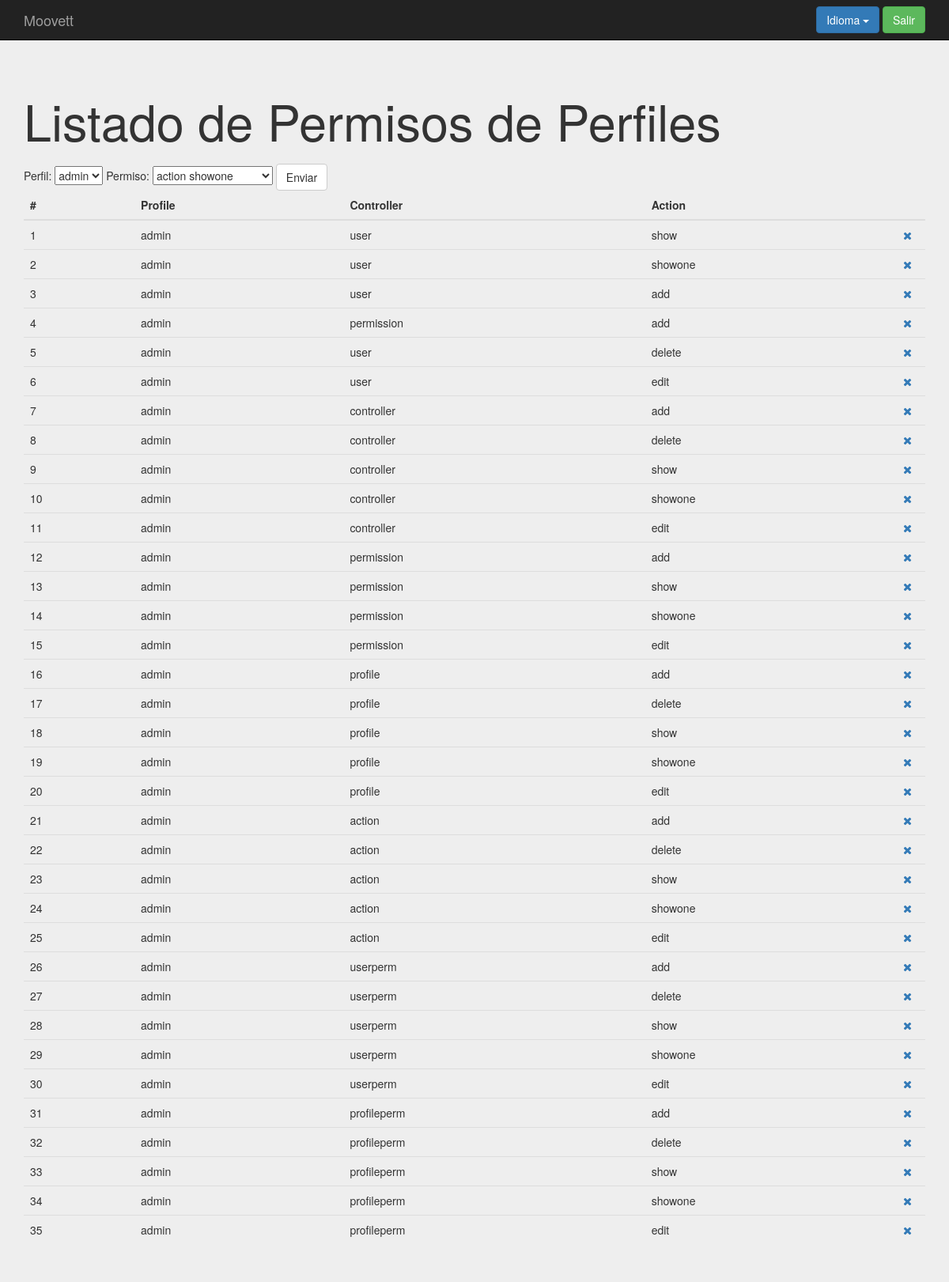
/index.php?controller=profileperm&action=show (signed in), run on an earlier commit of the app's database.
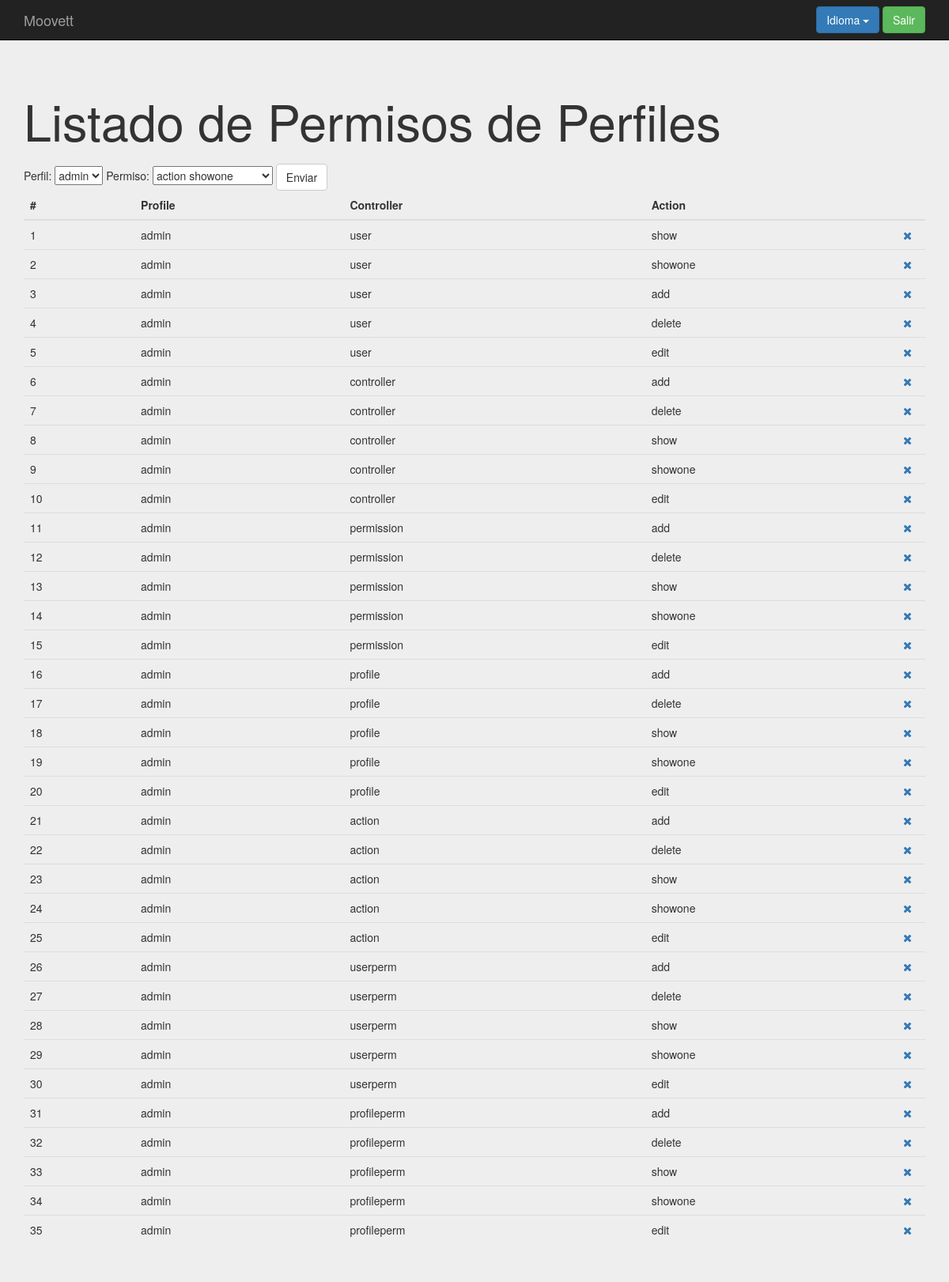
And on a later commit of the database.
### tables this page shows
create table `profile_perms` (
`id` int(11) not null,
  `profile` int(11) not null,
  `permission` int(11) not null
);

create table `profile` (
`id` int(11) not null,
  `profilename` varchar(25) not null
);

create table `permission` (
`id` int(11) not null,
  `controller` varchar(25) not null,
  `action` varchar(25) not null
);

### core/ViewManager.php (called while the page is built, shortened)
<?php
class ViewManager {
    private $fragmentContents = array();
    private $variables = array();
    private $currentFragment = self::DEFAULT_FRAGMENT;
    private $layout = "default";
    private function saveCurrentFragment() {
        $this->fragmentContents[$this->currentFragment].=ob_get_contents();
    }
    public function moveToFragment($name) {
        $this->currentFragment = $name;
    }
    public function getFragment($fragment, $default="") {
        if (!isset($this->fragmentContents[$fragment])) {
            return $default;
        }
        return $this->fragmentContents[$fragment];
    }
    public function setVariable($varname, $value, $flash=false) {
        $this->variables[$varname] = $value;
    }
    public function getVariable($varname, $default=NULL) {
        if (!isset($this->variables[$varname])) {
            return $default;
        }
        return $this->variables[$varname];
    }
    public function setLayout($layout) {
        $this->layout = $layout;
    }
    public function render($controller, $viewname) {
        include(__DIR__."/../Views/$controller/$viewname.php");
        $this->renderLayout();
    }
    private function renderLayout() {
        include(__DIR__."/../Views/layouts/".$this->layout.".php");
    }
    private static $viewmanager_singleton = NULL;
    public static function getInstance() {
        if (self::$viewmanager_singleton == null) {
            self::$viewmanager_singleton = new ViewManager();
        }
        return self::$viewmanager_singleton;
    }
}

### Controllers/PROFILEPERM_Controller.php (called while the page is built, shortened)
<?php
require_once(__DIR__."/../core/ViewManager.php");
require_once(__DIR__."/../core/I18n.php");
require_once(__DIR__."/../Models/Profile.php");
require_once(__DIR__."/../Models/PROFILE_Model.php");
require_once(__DIR__."/../Models/Permission.php");
require_once(__DIR__."/../Models/PERMISSION_Model.php");
require_once(__DIR__."/../Models/ProfilePerm.php");
require_once(__DIR__."/../Models/PROFILEPERM_Model.php");
class PROFILEPERM_Controller extends BaseController {
    private $profileMapper;
    private $permissionMapper;
    private $profilePermMapper;
    public function __construct() {
        $this->profileMapper = new PROFILE_Model();
        $this->permissionMapper = new PERMISSION_Model();
        $this->profilePermMapper = new PROFILEPERM_Model();
        $this->view->setLayout("default");
    }
    public function show(){
        $profiles = $this->profileMapper->fetch_all();
        $permissions = $this->permissionMapper->fetch_all();
        $profileperms = $this->profilePermMapper->fetch_all();
        $this->view->setVariable("profiles", $profiles);
        $this->view->setVariable("permissions", $permissions);
        $this->view->setVariable("profileperms", $profileperms);
        $this->view->render("profileperm", "PROFILEPERM_SHOW_Vista");
    }
}

### index.php (called while the page is built, shortened)
<?php
function run() {
    try{
        $controller = loadController($_GET["controller"]);
        $actionName = $_GET["action"];
        $controller->$actionName();
    } catch(Exception $ex) {
        die($ex->getMessage());
  }
}
function loadController($controllerName) {
    return new $controllerClassName();
}
run();
?>

### core/I18n.php (called while the page is built, shortened)
<?php
class I18n {
  private $messages;
  public function setLanguage($language) {
    $this->messages = $i18n_messages;
  }
  public function i18n($key) {
    if (isset($this->messages[$key])){
      return $this->messages[$key];
    }else{
      return $key;
    }
  }
  private static $i18n_singleton = null;
  public static function getInstance() {
    if (self::$i18n_singleton == NULL) {
      self::$i18n_singleton = new I18n();
    }
    return self::$i18n_singleton;
  }
}
function i18n($key) {
  return I18n::getInstance()->i18n($key);
}

### Models/Profile.php (called while the page is built, shortened)
<?php
class Profile {
    private $id;
    private $profileName;
    public function __construct($id=NULL, $profileName=NULL) {
        $this->id = $id;
        $this->profileName = $profileName;
    }
    public function getID() {
        return $this->id;
    }
    public function getProfileName() {
        return $this->profileName;
    }
}

### Models/PROFILE_Model.php (called while the page is built, shortened)
<?php
require_once(__DIR__."/../core/PDOConnection.php");
class PROFILE_Model {
    private $db;
    public function __construct() {
        $this->db = PDOConnection::getInstance();
    }
    public function fetch_all(){
        $sql = $this->db->prepare("SELECT * FROM profile");
        $sql->execute();
        $profiles_db = $sql->fetchAll(PDO::FETCH_ASSOC);
        $profiles = array();
        foreach ($profiles_db as $profile) {
            array_push($profiles, new Profile($profile["id"], $profile["profilename"]));
        }
        return $profiles;
    }
}

### core/PDOConnection.php (called while the page is built)
<?php
class PDOConnection {
    private static $dbhost = "127.0.0.1";
    private static $dbname = "moovett";
    private static $dbuser = "moovett";
    private static $dbpass = "moovett";
    private static $db_singleton = null;
    public static function getInstance() {
        if (self::$db_singleton == null) {
            self::$db_singleton = new PDO(
                "mysql:host=".self::$dbhost.";dbname=".self::$dbname.";charset=utf8",
                self::$dbuser,
                self::$dbpass,
                array(
                    PDO::ATTR_EMULATE_PREPARES => false,
                    PDO::ATTR_ERRMODE => PDO::ERRMODE_EXCEPTION
                )
            );
        }
        return self::$db_singleton;
    }
}
?>

### Models/Permission.php (called while the page is built, shortened)
<?php
class Permission {
    private $id;
    private $controller;
    private $action;
    public function __construct($id=NULL, $controller=NULL, $action=NULL) {
        $this->id = $id;
        $this->controller = $controller;
        $this->action = $action;
    }
    public function getID() {
        return $this->id;
    }
    public function getController() {
        return $this->controller;
    }
    public function getAction() {
        return $this->action;
    }
}

### Models/PERMISSION_Model.php (called while the page is built, shortened)
<?php
require_once(__DIR__."/../core/PDOConnection.php");
class PERMISSION_Model {
    private $db;
    public function __construct() {
        $this->db = PDOConnection::getInstance();
    }
    public function fetch_all(){
        $sql = $this->db->prepare("SELECT * FROM permission ORDER BY controller");
        $sql->execute();
        $permissions_db = $sql->fetchAll(PDO::FETCH_ASSOC);
        $permissions = array();
        foreach ($permissions_db as $permission) {
            array_push($permissions, new Permission($permission["id"], $permission["controller"], $permission["action"]));
        }
        return $permissions;
    }
}

### Models/ProfilePerm.php (called while the page is built, shortened)
<?php
class ProfilePerm {
    private $id;
    private $profilename;
    private $controller;
    private $action;
    public function __construct($id=NULL, $profile=NULL, $permission=NULL, $profilename=NULL, $controller=NULL, $action=NULL) {
        $this->id = $id;
        $this->profilename = $profilename;
        $this->controller = $controller;
        $this->action = $action;
    }
    public function getID() {
        return $this->id;
    }
    public function getProfileName() {
        return $this->profilename;
    }
    public function getController() {
        return $this->controller;
    }
    public function getAction() {
        return $this->action;
    }
}

### Models/PROFILEPERM_Model.php (called while the page is built, shortened)
<?php
require_once(__DIR__."/../core/PDOConnection.php");
class PROFILEPERM_Model {
    private $db;
    public function __construct() {
        $this->db = PDOConnection::getInstance();
    }
    public function fetch_all(){
        $join = "SELECT profile_perms.id as id, profile.profilename as profilename, permission.controller as controller, permission.action as action FROM profile_perms, profile, permission WHERE profile_perms.profile = profile.id AND profile_perms.permission = permission.id ORDER BY profilename";
        $sql = $this->db->prepare($join);
        $sql->execute();
        $profileperms_db = $sql->fetchAll(PDO::FETCH_ASSOC);
        $profileperms = array();
        foreach ($profileperms_db as $profileperm) {
            array_push($profileperms, new ProfilePerm($profileperm["id"], NULL, NULL, $profileperm["profilename"], $profileperm["controller"], $profileperm["action"]));
        }
        return $profileperms;
    }
}

### Views/profileperm/PROFILEPERM_SHOW_Vista.php (the view, shortened to what this page needs)
<?php
require_once(__DIR__."/../../core/ViewManager.php");
$view = ViewManager::getInstance();
$view->setVariable("title", "Manage Permissions");
$profiles = $view->getVariable("profiles");
$permissions = $view->getVariable("permissions");
$profileperms = $view->getVariable("profileperms");
?>
<div class="jumbotron">
    <div class="container">
	<h1><?= i18n("List of Profile Permissions")?></h1>
        <form class="top-buffer" action="index.php?controller=profileperm&amp;action=add" method="POST">
        <?= i18n("Profile")?>: <select name="profile">
        <?php foreach($profiles as $profile) {?>
            <option value="<?= $profile->getID()?>"><?= $profile->getProfileName()?></option>
        <?php }?>
        </select>
        <?= i18n("Permission")?>: <select name="permission">
        <?php foreach($permissions as $permission) {?>
        <option value="<?= $permission->getID()?>"><?= $permission->getController()." ".$permission->getAction() ?></option>
        <?php }?>
        </select>
	       <button type="submit" name="submit" value="submit" class="btn btn-default"><?= i18n("Submit") ?></button>
        </form>
<table class="table">
      <thead>
        <tr>
          <th>#</th>
          <th>Profile</th>
          <th>Controller</th>
          <th>Action</th>
          <th style="width: 36px;"></th>
        </tr>
      </thead>
      <tbody>
	  <?php foreach($profileperms as $profileperm){ ?>
          <tr>
	      <td><?php echo $profileperm->getID(); ?></td>
          <td><?php echo $profileperm->getProfileName(); ?></td>
          <td><?php echo $profileperm->getController(); ?></td>
          <td><?php echo $profileperm->getAction(); ?></td>
          <td>
              <a href="index.php?controller=profileperm&action=delete&amp;id=<?php echo $profileperm->getID();  ?>" role="button" data-toggle="modal"><i class="fa fa-times" aria-hidden="true"></i></a>
          </td>
        </tr>
	<?php } ?>
      </tbody>
</table>
    </div>
</div>

### Views/layouts/default.php (shortened to what this page needs)
<?php
require_once(__DIR__."/../../core/ViewManager.php");
$view = ViewManager::getInstance();
$currentuser = $view->getVariable("currentusername");
?><!DOCTYPE html>
<html>
    <head>
	<link rel="stylesheet" href="css/bootstrap.min.css" type="text/css">
    <link rel="stylesheet" href="css/bootstrap-datepicker3.min.css" type="text/css">
    <link rel="stylesheet" href="font-awesome/css/font-awesome.min.css" type="text/css">
	<link rel="stylesheet" href="css/style.css" type="text/css">
    </head>
    <body>
	<header>
	    <nav class="navbar navbar-inverse navbar-fixed-top">
		<div class="container">
		    <div class="navbar-header">
			<a class="navbar-brand" href="index.php">Moovett</a>
		    </div>
		    <div id="navbar" class="navbar-collapse collapse">
			<?php if (isset($currentuser)): ?>
		    <form class="navbar-form navbar-right" action="index.php?controller=user&amp;action=logout" method="POST">
          <?php
            include(__DIR__."/language_select_element.php");
          ?>
				<button type="submit" class="btn btn-success"><?= i18n("Logout") ?></button>
			    </form>
			<?php endif ?>
		    </div>
		</div>
	    </nav>
	</header>
	<main>
	    <?= $view->getFragment(ViewManager::DEFAULT_FRAGMENT) ?>
	</main>
    </body>
</html>

### Views/layouts/language_select_element.php (shortened to what this page needs)
<div class="btn-group">
  <button type="button" class="btn btn-primary dropdown-toggle" data-toggle="dropdown">
  <?= i18n("Language") ?> <span class="caret"></span>
</button>
</div>

### css/style.css (style rules this page uses)
body { padding-top: 50px; padding-bottom: 20px; }
.top-buffer { margin-top:20px; }

What changed in the data, as far as the page shows it:
changed profile_perms id 4: permission.controller "permission" → "user"; permission.action "add" → "delete"
changed profile_perms id 5: permission.action "delete" → "edit"
changed profile_perms id 6: permission.controller "user" → "controller"; permission.action "edit" → "add"
changed profile_perms id 7: permission.action "add" → "delete"
changed profile_perms id 8: permission.action "delete" → "show"
changed profile_perms id 9: permission.action "show" → "showone"
changed profile_perms id 10: permission.action "showone" → "edit"
changed profile_perms id 11: permission.controller "controller" → "permission"; permission.action "edit" → "add"
changed through a linked row, profile_perms id 12: permission.action "add" → "delete"
